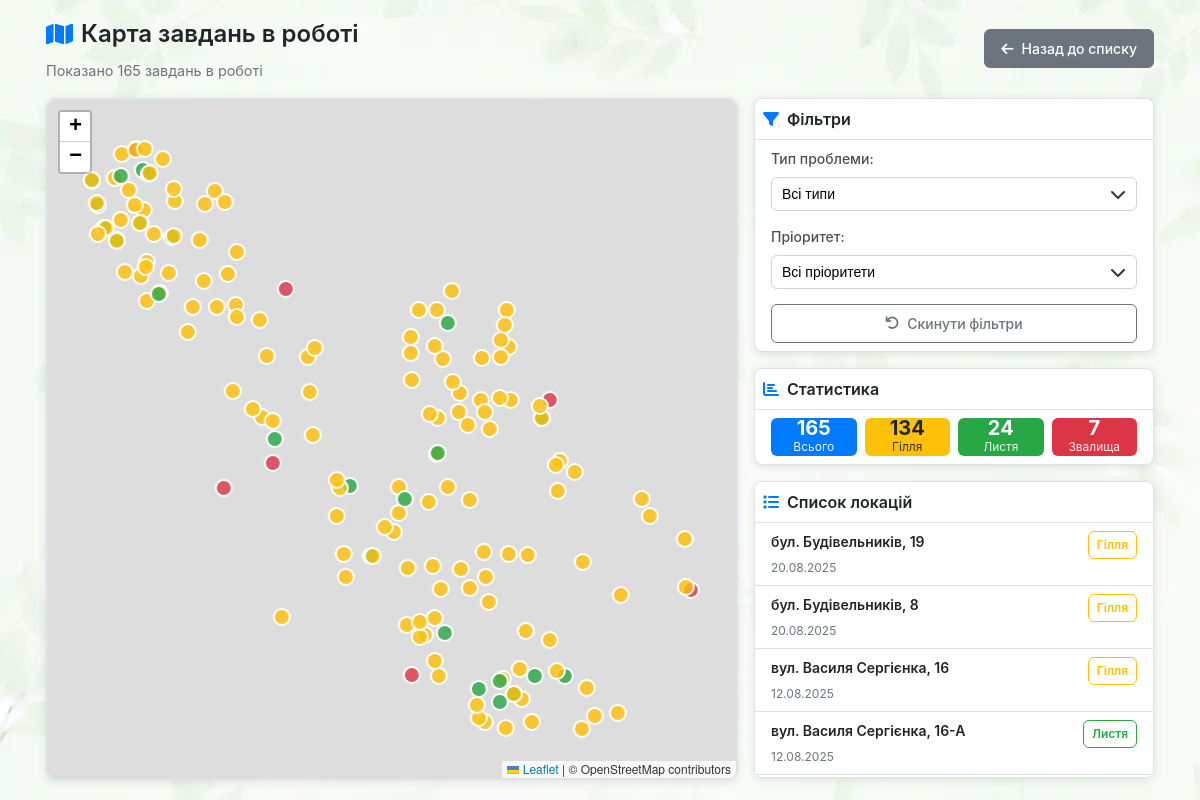
The page /map on the database its author committed.
### models.py (models this page shows, shortened)
class Location(db.Model):
    id = db.Column(db.Integer, primary_key=True)
    address = db.Column(db.String(200), nullable=False)
    latitude = db.Column(db.Float, nullable=False)
    longitude = db.Column(db.Float, nullable=False)
    problem_type = db.Column(db.String(50), nullable=False)
    priority = db.Column(db.String(20), default='Середній')
    status = db.Column(db.String(20), default='in_progress')
    description = db.Column(db.Text)
    date_created = db.Column(db.DateTime, default=datetime.utcnow)
    date_completed = db.Column(db.DateTime)
    created_by = db.Column(db.Integer, db.ForeignKey('user.id'))
    def get_priority_order(self):
        priority_map = {'Високий': 1, 'Середній': 2, 'Низький': 3}
        return priority_map.get(self.priority, 2)

### app.py (the view)
@app.route('/map')
def map_all():
    problem_type = request.args.get('problem_type', 'all')
    priority = request.args.get('priority', 'all')
    query = Location.query.filter(Location.status == 'in_progress')
    if problem_type != 'all':
        query = query.filter(Location.problem_type == problem_type)
    if priority != 'all':
        query = query.filter(Location.priority == priority)
    locations = query.all()
    for location in locations:
        location.formatted_address = format_address(location.address)
    locations.sort(key=lambda x: (x.get_priority_order(), x.formatted_address))
    for location in locations:
        location.address = location.formatted_address
    total_count = len(locations)
    branches_count = len([l for l in locations if l.problem_type == 'Гілля'])
    leaves_count = len([l for l in locations if l.problem_type == 'Листя'])
    trash_count = len([l for l in locations if l.problem_type == 'Звалища'])
    return render_template('map_all.html',
                           locations=locations,
                           current_problem_type=problem_type,
                           current_priority=priority,
                           total_count=total_count,
                           branches_count=branches_count,
                           leaves_count=leaves_count,
                           trash_count=trash_count)

### app.py (called while the page is built)
def format_address(address):
    file_path = Path(__file__).parent / "static" / "street-names.json"
    with open(file_path, "r", encoding="utf-8") as f:
        addresses = json.load(f)
        for k, v in addresses.items():
            if address.startswith(k):
                return address.replace(k, v)
    return address

### templates/map_all.html (shortened to what this page needs)
<!DOCTYPE html>
<html lang="uk">
<head>
    <link rel="stylesheet" href="https://unpkg.com/leaflet@1.7.1/dist/leaflet.css" />
    <link rel="stylesheet" href="https://cdnjs.cloudflare.com/ajax/libs/font-awesome/6.0.0/css/all.min.css">
    <link rel="stylesheet" href="{{ url_for('static', filename='css/map-all.css') }}">
</head>
<body>
    <div class="container">
        <div class="header-section">
            <div class="header-content">
                <div class="header-info">
                    <h3>
                        <i class="fas fa-map"></i>
                        Карта завдань в роботі
                    </h3>
                    <p class="subtitle">
                        Показано {{ locations|length }} завдань в роботі
                    </p>
                </div>
                <a href="{{ url_for('index') }}" class="btn btn-secondary">
                    <i class="fas fa-arrow-left"></i>Назад до списку
                </a>
            </div>
        </div>
        <div class="main-content">
            <div class="map-section">
                <div class="card">
                    <div id="map" data-locations='[
                        {% for location in locations %}
                        {
                            "id": {{ location.id }},
                            "lat": {{ location.latitude }},
                            "lng": {{ location.longitude }},
                            "address": {{ location.address|tojson }},
                            "problemType": {{ location.problem_type|tojson }},
                            "status": {{ location.status|tojson }},
                            "dateCreated": {{ location.date_created.strftime('%d.%m.%Y')|tojson }},
                            "dateCompleted": {{ (location.date_completed.strftime('%d.%m.%Y') if location.date_completed else '')|tojson }}
                        }{% if not loop.last %},{% endif %}
                        {% endfor %}
                    ]'></div>
                </div>
            </div>
            <div class="sidebar">
                <div class="card">
                    <div class="card-header">
                        <h6>
                            <i class="fas fa-filter"></i>
                            Фільтри
                        </h6>
                    </div>
                    <div class="card-body card-filters">
                        <form method="GET">
                            <div class="form-group">
                                <label>Тип проблеми:</label>
                                <div class="select">
                                    <select name="problem_type" class="form-select" onchange="this.form.submit()">
                                        <option value="all" {% if current_problem_type == 'all' %}selected{% endif %}>Всі типи</option>
                                    </select>
                                </div>
                            </div>
                            <div class="form-group">
                                <label>Пріоритет:</label>
                                <div class="select">
                                    <select name="priority" class="form-select" onchange="this.form.submit()">
                                        <option value="all" {% if current_priority == 'all' %}selected{% endif %}>Всі пріоритети</option>
                                    </select>
                                </div>
                            </div>
                            <div class="form-group form-group-btn">
                                <a href="{{ url_for('map_all') }}" class="btn btn-outline">
                                    <i class="fas fa-undo"></i>Скинути фільтри
                                </a>
                            </div>
                        </form>
                    </div>
                </div>
                <div class="card card-stat">
                    <div class="card-header">
                        <h6>
                            <i class="fas fa-chart-bar"></i>
                            Статистика
                        </h6>
                    </div>
                    <div class="card-body">
                        <div class="stats-grid">
                            <div class="stat-item stat-primary">
                                <div class="stat-number">{{ total_count }}</div>
                                <div class="stat-label">Всього</div>
                            </div>
                            <div class="stat-item stat-warning">
                                <div class="stat-number">{{ branches_count }}</div>
                                <div class="stat-label">Гілля</div>
                            </div>
                            <div class="stat-item stat-success">
                                <div class="stat-number">{{ leaves_count }}</div>
                                <div class="stat-label">Листя</div>
                            </div>
                            <div class="stat-item stat-danger">
                                <div class="stat-number">{{ trash_count }}</div>
                                <div class="stat-label">Звалища</div>
                            </div>
                        </div>
                    </div>
                </div>
                <div class="card card-list">
                    <div class="card-header">
                        <h6>
                            <i class="fas fa-list"></i>
                            Список локацій
                        </h6>
                    </div>
                    <div class="card-body locations-list">
                        {% for location in locations %}
                        <div class="location-item"
                             data-lat="{{ location.latitude }}"
                             data-lng="{{ location.longitude }}"
                             data-id="{{ location.id }}"
                             data-action="focus-location">
                            <div class="location-header">
                                <h6 class="location-address">{{ location.address }}</h6>
                                {% if location.problem_type == 'Гілля' %}
                                    <span class="badge badge-warning">{{ location.problem_type }}</span>
                                {% elif location.problem_type == 'Листя' %}
                                    <span class="badge badge-success">{{ location.problem_type }}</span>
                                {% else %}
                                    <span class="badge badge-danger">{{ location.problem_type }}</span>
                                {% endif %}
                            </div>
                            <div class="location-date">{{ location.date_created.strftime('%d.%m.%Y') }}</div>
                        </div>
                        {% endfor %}
                    </div>
                </div>
            </div>
        </div>
    </div>
</body>
</html>

### static/css/map-all.css (style rules this page uses)
* { margin: 0; padding: 0; box-sizing: border-box; }
body { font-family: -apple-system, BlinkMacSystemFont, "Segoe UI", Roboto, "Helvetica Neue", Arial, sans-serif; background-image: url(/static/img/bg.webp); line-height: 1.5; color: #212529; }
.container { max-width: 95%; margin: 0 auto; padding: 1rem; }
.header-section { margin-bottom: 1rem; }
.header-content { display: flex; justify-content: space-between; align-items: center; flex-wrap: wrap; gap: 1rem; }
.header-info h3 { margin-bottom: 0.5rem; font-size: 1.5rem; font-weight: 600; display: flex; align-items: center; gap: 0.5rem; }
.header-info h3 i { color: #007bff; }
.subtitle { color: #6c757d; font-size: 0.9rem; margin: 0; }
.btn { display: inline-flex; align-items: center; gap: 0.5rem; padding: 0.5rem 1rem; border: 1px solid transparent; border-radius: 0.375rem; text-decoration: none; font-size: 0.875rem; font-weight: 500; cursor: pointer; transition: all 0.2s ease; background: none; }
.btn-secondary { background-color: #6c757d; border-color: #6c757d; color: white; }
.btn-outline { border-color: #6c757d; color: #6c757d; background-color: transparent; width: 100%; justify-content: center; }
.main-content { display: grid; grid-template-columns: 1fr 400px; gap: 1rem; align-items: start; height: 85vh; min-height: 0; }
.map-section { position: relative; }
#map { height: 85vh; min-height: 600px; width: 100%; border-radius: 0.5rem; border: 1px solid #dee2e6; }
.card { background-color: white; border: 1px solid #dee2e6; border-radius: 0.5rem; box-shadow: 0 0.125rem 0.625rem rgba(0, 0, 0, 0.1); margin-bottom: 1rem; flex-shrink: 0; }
.sidebar .card:last-child { flex: 1 1 auto; display: flex; flex-direction: column; margin-bottom: 0; min-height: 0; overflow: auto; }
.sidebar .card:last-child .card-body { flex: 1; min-height: 0; display: flex; flex-direction: column; padding: 0.5rem 1rem; }
.card-list { position: relative; }
.card-list > .card-header { position: sticky; top: 0; }
.card-header { padding: 0.5rem; border-bottom: 1px solid #dee2e6; background-color: white; border-radius: 0.5rem 0.5rem 0 0; }
.card-header h6 { margin: 0; font-size: 1rem; font-weight: 600; display: flex; align-items: center; gap: 0.5rem; }
.card-header i { color: #007bff; }
.card-body { padding: 0.5rem 1rem; }
.card-body > form { display: grid; grid-template-rows: 2fr 2fr 1fr; }
.sidebar .card:last-child .card-body { padding: 0; flex: 1; min-height: 0; }
.form-group { margin-bottom: 0.75rem; }
.form-group:last-child { margin-bottom: 0; }
.form-group label { display: block; margin-bottom: 0.5rem; font-size: 0.875rem; font-weight: 500; color: #495057; }
.form-select { width: 100%; padding: 0.5rem 0.75rem; font-size: 0.875rem; border: 1px solid #ced4da; padding: 0.5rem 2.2rem 0.5rem 0.625rem; border-radius: 0.375rem; background-color: white; transition: border-color 0.2s ease, box-shadow 0.2s ease; appearance: none; -webkit-appearance: none; -moz-appearance: none; }
.select { position: relative; }
.stats-grid { display: flex; justify-content: space-between; gap: 0.5rem; }
.stat-item { flex: 1 0 0px; text-align: center; padding: 0 0.5rem; border-radius: 0.375rem; color: white; }
.stat-primary { background-color: #007bff; }
.stat-warning { background-color: #ffc107; color: #212529; }
.stat-success { background-color: #28a745; }
.stat-danger { background-color: #dc3545; }
.stat-number { font-size: 1.25rem; font-weight: bold; line-height: 1.25rem; }
.stat-label { font-size: 0.75rem; opacity: 0.9; }
.location-item { padding: 0.5rem 1rem; border-bottom: 1px solid #dee2e6; cursor: pointer; transition: background-color 0.2s ease; }
.location-header { display: flex; justify-content: space-between; align-items: flex-start; gap: 0.5rem; }
.location-address { margin: 0; font-size: 0.875rem; font-weight: 600; flex: 1; }
.location-date { font-size: 0.75rem; color: #6c757d; }
.badge { display: inline-block; padding: 0.25rem 0.5rem; font-size: 0.75rem; font-weight: 600; border-radius: 0.375rem; text-align: center; white-space: nowrap; vertical-align: baseline; }
.badge-warning { background-color: transparent; color: #ffc107; border: 1px solid #ffc107; }
.badge-success { background-color: transparent; color: #28a745; border: 1px solid #28a745; }
.sidebar { height: 85vh; display: flex; flex-direction: column; min-height: 0; }
.card { animation: fadeIn 0.3s ease-in-out; }

### rows shown on the page
Location: address "бул. Будівельників, 19", problem_type "Гілля", date_created "20.08.2025"
Location: address "бул. Будівельників, 8", problem_type "Гілля", date_created "20.08.2025"
Location: address "вул. Василя Сергієнка, 16", problem_type "Гілля", date_created "12.08.2025"
Location: address "вул. Василя Сергієнка, 16-А", problem_type "Листя", date_created "12.08.2025"

### other values the page prints
{{ locations|length }} "165"
{{ total_count }} "165"
{{ branches_count }} "134"
{{ leaves_count }} "24"
{{ trash_count }} "7"
